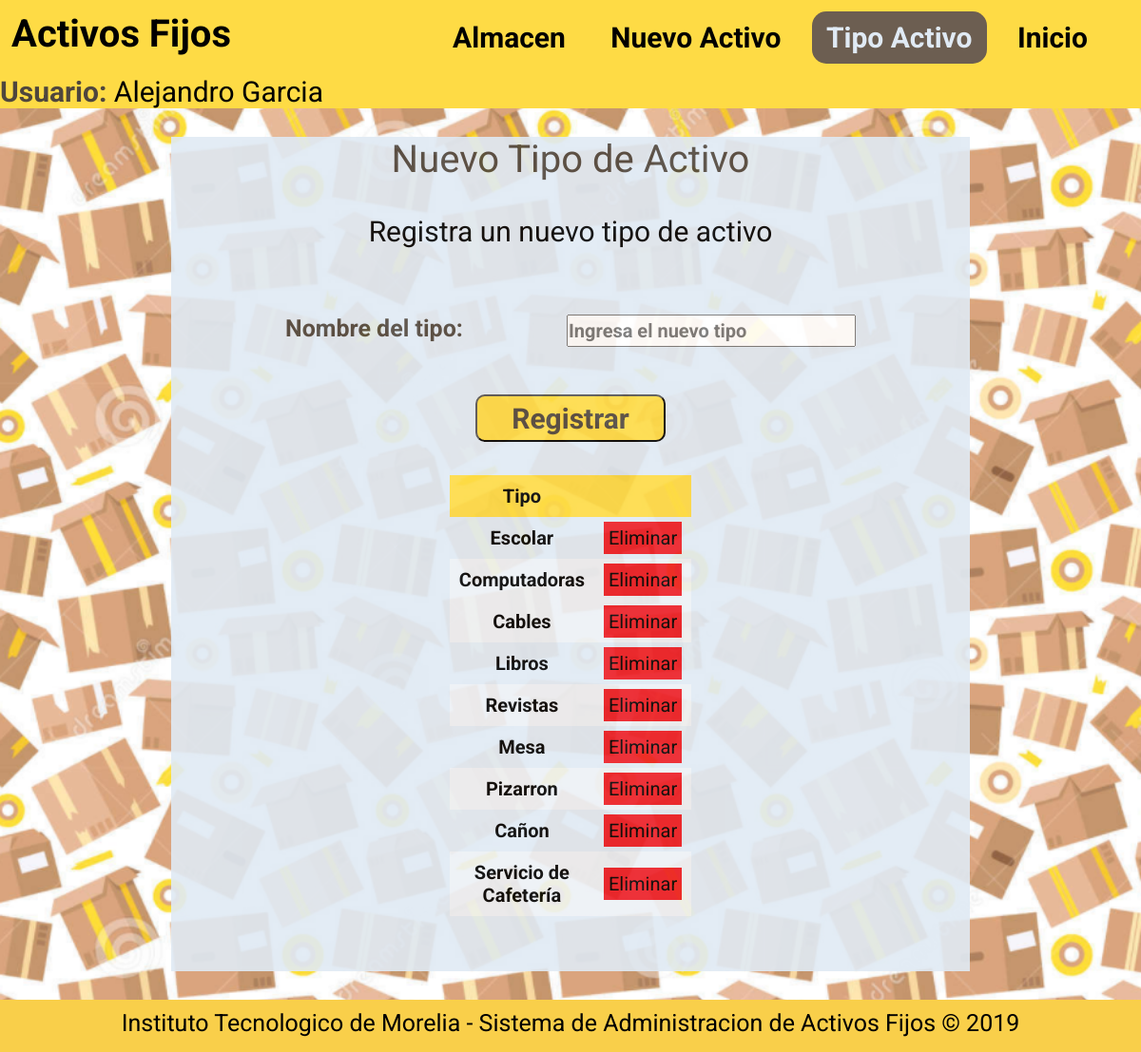
Page /index.php?op=113 (signed in) on the committed database.
### tables this page shows
CREATE TABLE IF NOT EXISTS `TIPO_ACTIVO` (
  `ID_TIPO` int(11) NOT NULL AUTO_INCREMENT,
  `TIPO` varchar(45) NOT NULL,
  PRIMARY KEY (`ID_TIPO`)
);

### Procesa/bd.php (called while the page is built, shortened)
<?php
function bd_consulta($query)
{
	$hostname="localhost";
	$user="root";
	$password="";
	$bd="activosfijos";
	$connection = mysqli_connect($hostname , $user , $password);
	mysqli_select_db ($connection, $bd);
	$result = mysqli_query($connection, $query);
	return $result;
}
?>

### nuevoTipoActivo.php (the view)
<div class="Titulo">
  <p>Nuevo Tipo de Activo</p>
</div>
<div class="Texto">
  <p>Registra un nuevo tipo de activo</p>
</div>
<form class="Formulario" action="Procesa/nuevoTipoActivo.php" method="post">
  <div class="Informacion">
    <div>
      <label for="nombre">Nombre del tipo: </label>
      <input type="text" name="nombre" placeholder="Ingresa el nuevo tipo" required>
    </div>
  </div>
  <div class="Botones">
    <div class="Botones">
      <input type="submit" value="Registrar">
    </div>
  </div>
</form>
<table class="tablaCh">
  <thead>
    <tr>
      <th>Tipo</th>
      <th></th>
    </tr>
  </thead>
  <tbody>
    <?php
    $query = 'SELECT * FROM TIPO_ACTIVO';
    $result=bd_consulta($query);
    while ($row=mysqli_fetch_assoc($result)) {
      ?>
      <tr>
        <?php if ($row["TIPO"] != "Sin Tipo"): ?>
          <th><?php echo $row["TIPO"] ?></th>
          <td><a href="Procesa\eliminarTipoActivo.php?id=<?php echo $row["ID_TIPO"] ?>" id="Eliminar">Eliminar</a></td>
        <?php endif; ?>
      </tr>
      <?php
    }
    ?>
  </tbody>
</table>

### CSS/estilo.css (style rules this page uses)
* { margin: 0; padding: 0; font-family: 'Roboto', sans-serif; }
body { background: url('Fondo.png'); color: #000000; background-size: cover; }
section .Titulo { color: #4f463d; font-size: 40px; }
section .Texto { color: #000000; padding: 5px; margin: 30px; font-size: 30px; position: relative; }
section .Formulario { color: #000000; padding: 5px; margin: 30px; font-size: 30px; position: relative; z-index: 10; }
section .Formulario .Informacion div { margin: 30px auto; width: 600px; overflow: hidden; display: block; vertical-align: middle; }
section .Formulario .Informacion div label { color: #4f463d; font-size: 25px; font-weight: bold; float: left; vertical-align: middle; margin: auto; }
section .Formulario .Informacion div input { color: #000000; float: right; width: 300px; height: 30px; font-size: 20px; font-weight: bold; vertical-align: middle; margin: auto; }
section .Formulario .Botones div { width: 100%; margin-top: 50px; }
section .Formulario .Botones div input { margin: auto; width: 200px; height: 50px; font-size: 30px; background: #fedb45; color: #4f463d; font-weight: bold; border-radius: 10px; }
table { margin: auto; width: 95%; font-size: 20px; text-align: center; font-weight: normal; border-collapse: collapse; }
table thead { background: #fedb45; font-size: 20px; font-weight: bold; text-align: center; color: #000000; }
table th, td { padding: 10px; }
table tr:nth-child(even) { background: #edf1f6; }
table #Eliminar { background: #ec1c24; color: #000000; padding: 5px; text-decoration: none; }
.tablaCh { width: 30%; }

### rows in the picture
tipo_activo: TIPO "Escolar"
tipo_activo: TIPO "Computadoras"
tipo_activo: TIPO "Cables"
tipo_activo: TIPO "Libros"
tipo_activo: TIPO "Revistas"
tipo_activo: TIPO "Mesa"
tipo_activo: TIPO "Pizarron"
tipo_activo: TIPO "Cañon"
tipo_activo: TIPO "Servicio de Cafetería"

### other values in the picture
$_SESSION["nombre"] "Alejandro Garcia"
